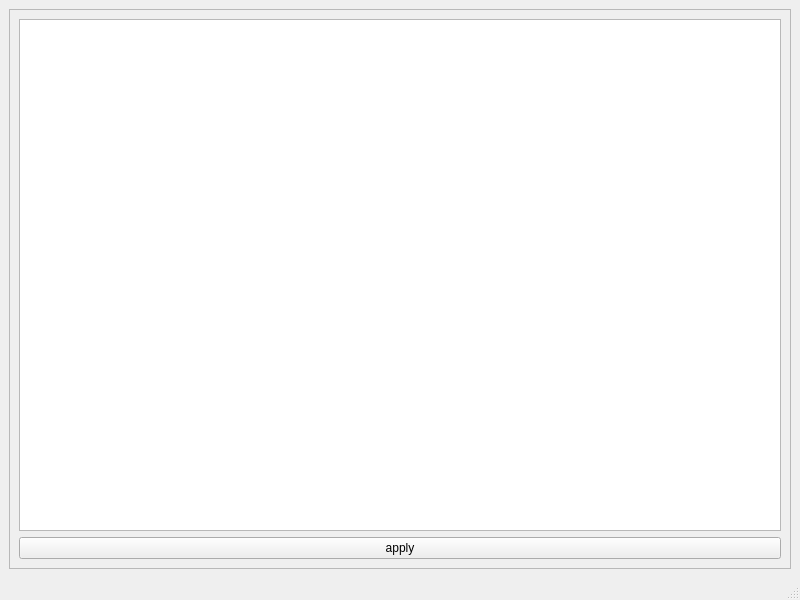
<?xml version="1.0" encoding="UTF-8"?>
<ui version="4.0">
 <class>MainWindow</class>
 <widget class="QMainWindow" name="MainWindow">
  <property name="geometry">
   <rect>
    <x>0</x>
    <y>0</y>
    <width>800</width>
    <height>600</height>
   </rect>
  </property>
  <property name="windowTitle">
   <string>stations</string>
  </property>
  <property name="windowIcon">
   <iconset resource="logo/icons/icons.qrc">
    <normaloff>:/logo/beachball.png</normaloff>:/logo/beachball.png</iconset>
  </property>
  <widget class="QWidget" name="centralwidget">
   <layout class="QVBoxLayout" name="verticalLayout_2">
    <item>
     <layout class="QVBoxLayout" name="verticalLayout">
      <item>
       <widget class="QScrollArea" name="scrollArea">
        <property name="widgetResizable">
         <bool>true</bool>
        </property>
        <widget class="QWidget" name="scrollAreaWidgetContents">
         <property name="geometry">
          <rect>
           <x>0</x>
           <y>0</y>
           <width>778</width>
           <height>531</height>
          </rect>
         </property>
         <layout class="QVBoxLayout" name="verticalLayout_3">
          <item>
           <widget class="QTableView" name="tableView">
            <property name="sortingEnabled">
             <bool>true</bool>
            </property>
           </widget>
          </item>
          <item>
           <layout class="QHBoxLayout" name="horizontalLayout_2">
            <item>
             <widget class="QPushButton" name="pushButton">
              <property name="text">
               <string>apply</string>
              </property>
              <property name="icon">
               <iconset resource="logo/icons/icons.qrc">
                <normaloff>:/icons/start.png</normaloff>:/icons/start.png</iconset>
              </property>
             </widget>
            </item>
           </layout>
          </item>
         </layout>
        </widget>
       </widget>
      </item>
     </layout>
    </item>
   </layout>
  </widget>
  <widget class="QMenuBar" name="menubar">
   <property name="geometry">
    <rect>
     <x>0</x>
     <y>0</y>
     <width>800</width>
     <height>25</height>
    </rect>
   </property>
  </widget>
  <widget class="QStatusBar" name="statusbar"/>
 </widget>
 <resources>
  <include location="logo/icons/icons.qrc"/>
 </resources>
 <connections/>
</ui>
